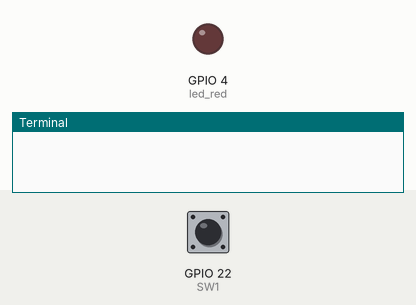
This program was run on a simulated Raspberry Pi (BCM pin numbers). Shown: output pins drawn as LEDs (lit = HIGH), the last lines printed to the terminal. The inputs (shaded band) are chosen by the test bench; at power-on: GPIO 22 (SW1) HIGH.

Above: at 1.2 s.
1.3 s: GPIO 22 (SW1) pulled LOW for 0.15 s
At 1.6 s:
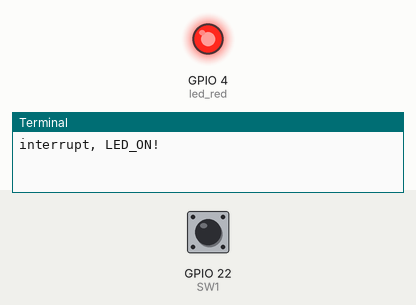
2.9 s: GPIO 22 (SW1) pulled LOW for 1 s
At 4.0 s:
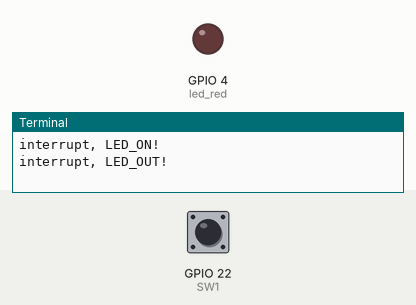
5.4 s: GPIO 22 (SW1) pulled LOW for 3.2 s
At 5.9 s:
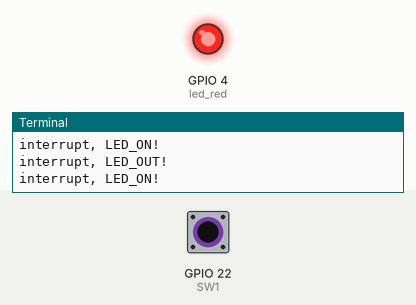
Timing chart, 0 to 8.4 s (numbered marks = the images above; inputs shaded):
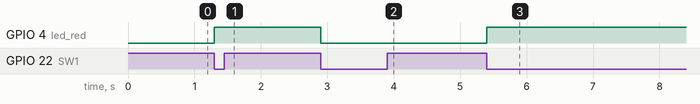

The program:

challenge121.py
```python
import RPi.GPIO as GPIO
import time

SW1 = 22
led_red = 4
flag = True

GPIO.setwarnings(False)
GPIO.setmode(GPIO.BCM)

GPIO.setup(led_red, GPIO.OUT)
GPIO.setup(SW1, GPIO.IN, pull_up_down=GPIO.PUD_UP)

GPIO.setup(led_red, False)

def swBlink(channel):      #callback 함수
   global flag
   if flag == True:
      GPIO.output(led_red, True)
      print("interrupt, LED_ON!")
      flag = False
      time.sleep(0.3)
   else:
      flag = True
      GPIO.output(led_red, False)
      print("interrupt, LED_OUT!")
      time.sleep(0.3)

GPIO.add_event_detect(SW1, GPIO.FALLING, callback=swBlink, bouncetime=200)

try:
   while True:
      pass
except KeyboardInterrupt:
   print()
   GPIO.cleanup()
```

Measured:
- after the input at 1.3 s, GPIO 4 (led_red): LOW → HIGH at once
- after the input at 2.9 s, GPIO 4 (led_red): HIGH → LOW at once
- after the input at 5.4 s, GPIO 4 (led_red): LOW → HIGH at once
